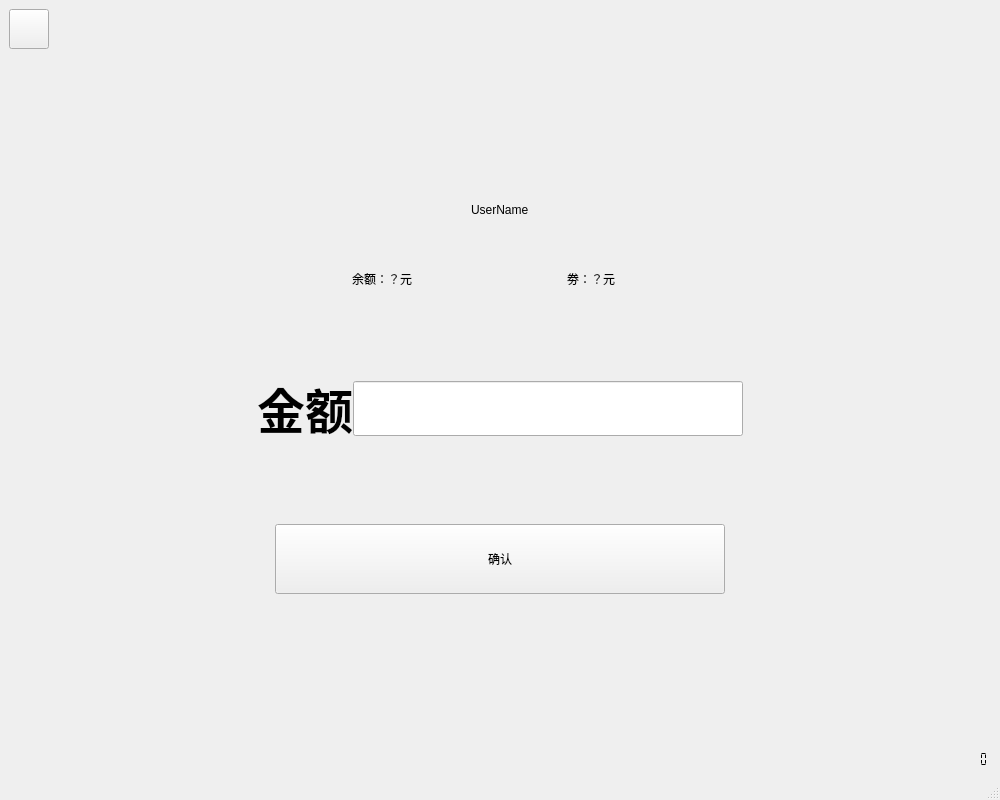
<?xml version="1.0" encoding="UTF-8"?>
<ui version="4.0">
 <class>UserRechargeWindow</class>
 <widget class="QMainWindow" name="UserRechargeWindow">
  <property name="geometry">
   <rect>
    <x>0</x>
    <y>0</y>
    <width>1000</width>
    <height>800</height>
   </rect>
  </property>
  <property name="minimumSize">
   <size>
    <width>1000</width>
    <height>800</height>
   </size>
  </property>
  <property name="windowTitle">
   <string>MainWindow</string>
  </property>
  <widget class="QWidget" name="centralwidget">
   <layout class="QGridLayout" name="gridLayout_3">
    <item row="0" column="0">
     <layout class="QVBoxLayout" name="verticalLayout">
      <item>
       <layout class="QHBoxLayout" name="horizontalLayout_4">
        <item>
         <widget class="QPushButton" name="BackButton">
          <property name="minimumSize">
           <size>
            <width>40</width>
            <height>40</height>
           </size>
          </property>
          <property name="maximumSize">
           <size>
            <width>40</width>
            <height>40</height>
           </size>
          </property>
          <property name="styleSheet">
           <string notr="true">font: 36pt &quot;.SF NS Text&quot;;</string>
          </property>
          <property name="text">
           <string/>
          </property>
          <property name="icon">
           <iconset>
            <normaloff>../../../Downloads/返回.png</normaloff>../../../Downloads/返回.png</iconset>
          </property>
         </widget>
        </item>
        <item>
         <spacer name="horizontalSpacer_7">
          <property name="orientation">
           <enum>Qt::Horizontal</enum>
          </property>
          <property name="sizeHint" stdset="0">
           <size>
            <width>40</width>
            <height>20</height>
           </size>
          </property>
         </spacer>
        </item>
       </layout>
      </item>
      <item>
       <spacer name="verticalSpacer">
        <property name="orientation">
         <enum>Qt::Vertical</enum>
        </property>
        <property name="sizeHint" stdset="0">
         <size>
          <width>20</width>
          <height>40</height>
         </size>
        </property>
       </spacer>
      </item>
     </layout>
    </item>
    <item row="0" column="1">
     <spacer name="verticalSpacer_3">
      <property name="orientation">
       <enum>Qt::Vertical</enum>
      </property>
      <property name="sizeHint" stdset="0">
       <size>
        <width>20</width>
        <height>40</height>
       </size>
      </property>
     </spacer>
    </item>
    <item row="1" column="0">
     <spacer name="horizontalSpacer_9">
      <property name="orientation">
       <enum>Qt::Horizontal</enum>
      </property>
      <property name="sizeHint" stdset="0">
       <size>
        <width>40</width>
        <height>20</height>
       </size>
      </property>
     </spacer>
    </item>
    <item row="1" column="1">
     <layout class="QGridLayout" name="gridLayout_2">
      <property name="verticalSpacing">
       <number>80</number>
      </property>
      <item row="0" column="0">
       <layout class="QGridLayout" name="gridLayout">
        <property name="verticalSpacing">
         <number>30</number>
        </property>
        <item row="0" column="0">
         <layout class="QHBoxLayout" name="horizontalLayout">
          <item>
           <spacer name="horizontalSpacer">
            <property name="orientation">
             <enum>Qt::Horizontal</enum>
            </property>
            <property name="sizeHint" stdset="0">
             <size>
              <width>40</width>
              <height>20</height>
             </size>
            </property>
           </spacer>
          </item>
          <item>
           <widget class="QLabel" name="UserName">
            <property name="minimumSize">
             <size>
              <width>0</width>
              <height>50</height>
             </size>
            </property>
            <property name="maximumSize">
             <size>
              <width>16777215</width>
              <height>50</height>
             </size>
            </property>
            <property name="styleSheet">
             <string notr="true">font: 36pt &quot;.SF NS Text&quot;;</string>
            </property>
            <property name="text">
             <string>UserName</string>
            </property>
           </widget>
          </item>
          <item>
           <spacer name="horizontalSpacer_2">
            <property name="orientation">
             <enum>Qt::Horizontal</enum>
            </property>
            <property name="sizeHint" stdset="0">
             <size>
              <width>40</width>
              <height>20</height>
             </size>
            </property>
           </spacer>
          </item>
         </layout>
        </item>
        <item row="1" column="0">
         <layout class="QHBoxLayout" name="horizontalLayout_6">
          <item>
           <spacer name="horizontalSpacer_11">
            <property name="orientation">
             <enum>Qt::Horizontal</enum>
            </property>
            <property name="sizeHint" stdset="0">
             <size>
              <width>40</width>
              <height>20</height>
             </size>
            </property>
           </spacer>
          </item>
          <item>
           <widget class="QLabel" name="Money">
            <property name="minimumSize">
             <size>
              <width>81</width>
              <height>28</height>
             </size>
            </property>
            <property name="styleSheet">
             <string notr="true">font: 20pt &quot;.SF NS Text&quot;;</string>
            </property>
            <property name="text">
             <string>余额：？元</string>
            </property>
           </widget>
          </item>
          <item>
           <spacer name="horizontalSpacer_12">
            <property name="orientation">
             <enum>Qt::Horizontal</enum>
            </property>
            <property name="sizeHint" stdset="0">
             <size>
              <width>40</width>
              <height>20</height>
             </size>
            </property>
           </spacer>
          </item>
          <item>
           <widget class="QLabel" name="Coupon">
            <property name="minimumSize">
             <size>
              <width>81</width>
              <height>28</height>
             </size>
            </property>
            <property name="styleSheet">
             <string notr="true">font: 20pt &quot;.SF NS Text&quot;;</string>
            </property>
            <property name="text">
             <string>劵：？元</string>
            </property>
           </widget>
          </item>
          <item>
           <spacer name="horizontalSpacer_13">
            <property name="orientation">
             <enum>Qt::Horizontal</enum>
            </property>
            <property name="sizeHint" stdset="0">
             <size>
              <width>40</width>
              <height>20</height>
             </size>
            </property>
           </spacer>
          </item>
         </layout>
        </item>
       </layout>
      </item>
      <item row="1" column="0">
       <layout class="QHBoxLayout" name="horizontalLayout_3">
        <item>
         <layout class="QHBoxLayout" name="horizontalLayout_7">
          <item>
           <spacer name="horizontalSpacer_3">
            <property name="orientation">
             <enum>Qt::Horizontal</enum>
            </property>
            <property name="sizeHint" stdset="0">
             <size>
              <width>40</width>
              <height>20</height>
             </size>
            </property>
           </spacer>
          </item>
          <item>
           <widget class="QLabel" name="label_2">
            <property name="font">
             <font>
              <family>微软雅黑</family>
              <pointsize>20</pointsize>
              <weight>75</weight>
              <bold>true</bold>
             </font>
            </property>
            <property name="text">
             <string>&lt;html&gt;&lt;head/&gt;&lt;body&gt;&lt;p&gt;&lt;span style=&quot; font-size:36pt;&quot;&gt;金额&lt;/span&gt;&lt;/p&gt;&lt;/body&gt;&lt;/html&gt;</string>
            </property>
           </widget>
          </item>
          <item>
           <widget class="QLineEdit" name="moneyLineEdit">
            <property name="minimumSize">
             <size>
              <width>390</width>
              <height>55</height>
             </size>
            </property>
            <property name="maximumSize">
             <size>
              <width>390</width>
              <height>55</height>
             </size>
            </property>
            <property name="font">
             <font>
              <family>微软雅黑</family>
              <pointsize>20</pointsize>
             </font>
            </property>
            <property name="inputMask">
             <string/>
            </property>
            <property name="placeholderText">
             <string/>
            </property>
           </widget>
          </item>
          <item>
           <spacer name="horizontalSpacer_5">
            <property name="orientation">
             <enum>Qt::Horizontal</enum>
            </property>
            <property name="sizeHint" stdset="0">
             <size>
              <width>40</width>
              <height>20</height>
             </size>
            </property>
           </spacer>
          </item>
         </layout>
        </item>
       </layout>
      </item>
      <item row="2" column="0">
       <layout class="QHBoxLayout" name="horizontalLayout_8">
        <item>
         <spacer name="horizontalSpacer_6">
          <property name="orientation">
           <enum>Qt::Horizontal</enum>
          </property>
          <property name="sizeHint" stdset="0">
           <size>
            <width>40</width>
            <height>20</height>
           </size>
          </property>
         </spacer>
        </item>
        <item>
         <widget class="QPushButton" name="WorkButton">
          <property name="minimumSize">
           <size>
            <width>450</width>
            <height>70</height>
           </size>
          </property>
          <property name="maximumSize">
           <size>
            <width>450</width>
            <height>70</height>
           </size>
          </property>
          <property name="styleSheet">
           <string notr="true">font: 36pt &quot;.SF NS Text&quot;;</string>
          </property>
          <property name="text">
           <string>确认</string>
          </property>
         </widget>
        </item>
        <item>
         <spacer name="horizontalSpacer_4">
          <property name="orientation">
           <enum>Qt::Horizontal</enum>
          </property>
          <property name="sizeHint" stdset="0">
           <size>
            <width>40</width>
            <height>20</height>
           </size>
          </property>
         </spacer>
        </item>
       </layout>
      </item>
     </layout>
    </item>
    <item row="1" column="2">
     <spacer name="horizontalSpacer_10">
      <property name="orientation">
       <enum>Qt::Horizontal</enum>
      </property>
      <property name="sizeHint" stdset="0">
       <size>
        <width>40</width>
        <height>20</height>
       </size>
      </property>
     </spacer>
    </item>
    <item row="2" column="1">
     <spacer name="verticalSpacer_4">
      <property name="orientation">
       <enum>Qt::Vertical</enum>
      </property>
      <property name="sizeHint" stdset="0">
       <size>
        <width>20</width>
        <height>40</height>
       </size>
      </property>
     </spacer>
    </item>
    <item row="2" column="2">
     <layout class="QVBoxLayout" name="verticalLayout_2">
      <item>
       <spacer name="verticalSpacer_2">
        <property name="orientation">
         <enum>Qt::Vertical</enum>
        </property>
        <property name="sizeHint" stdset="0">
         <size>
          <width>20</width>
          <height>40</height>
         </size>
        </property>
       </spacer>
      </item>
      <item>
       <layout class="QHBoxLayout" name="horizontalLayout_5">
        <item>
         <spacer name="horizontalSpacer_8">
          <property name="orientation">
           <enum>Qt::Horizontal</enum>
          </property>
          <property name="sizeHint" stdset="0">
           <size>
            <width>40</width>
            <height>20</height>
           </size>
          </property>
         </spacer>
        </item>
        <item>
         <widget class="QLCDNumber" name="Time">
          <property name="minimumSize">
           <size>
            <width>140</width>
            <height>20</height>
           </size>
          </property>
          <property name="maximumSize">
           <size>
            <width>140</width>
            <height>20</height>
           </size>
          </property>
          <property name="styleSheet">
           <string notr="true">font: 13pt &quot;Arial&quot;;</string>
          </property>
          <property name="frameShape">
           <enum>QFrame::NoFrame</enum>
          </property>
          <property name="digitCount">
           <number>19</number>
          </property>
          <property name="segmentStyle">
           <enum>QLCDNumber::Flat</enum>
          </property>
         </widget>
        </item>
       </layout>
      </item>
     </layout>
    </item>
   </layout>
  </widget>
  <widget class="QMenuBar" name="menubar">
   <property name="geometry">
    <rect>
     <x>0</x>
     <y>0</y>
     <width>1000</width>
     <height>22</height>
    </rect>
   </property>
  </widget>
  <widget class="QStatusBar" name="statusbar"/>
 </widget>
 <resources/>
 <connections/>
</ui>
